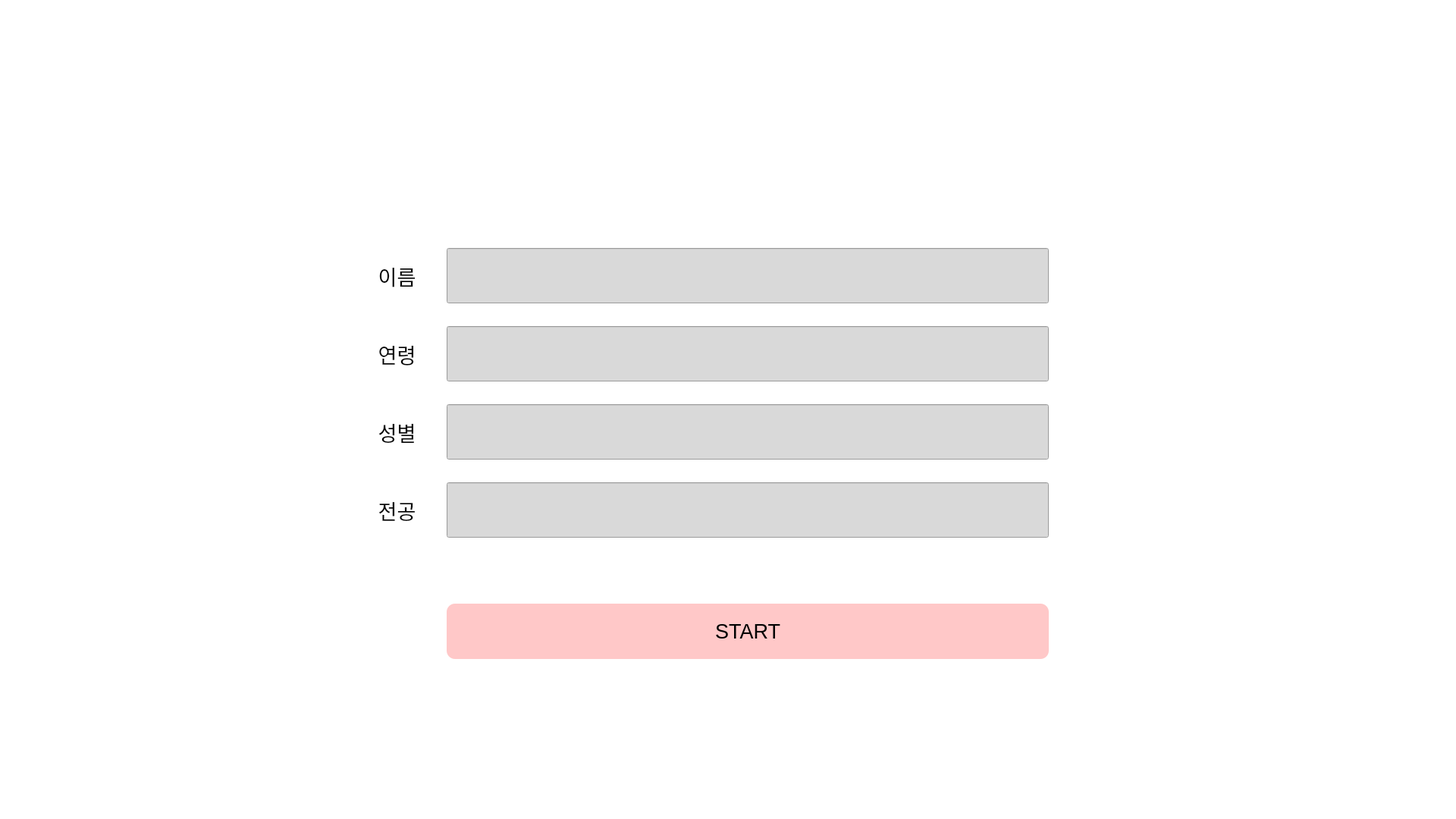
<?xml version="1.0" encoding="UTF-8"?>
<ui version="4.0">
 <class>Monitor_2</class>
 <widget class="QStackedWidget" name="Monitor_2">
  <property name="geometry">
   <rect>
    <x>0</x>
    <y>0</y>
    <width>1920</width>
    <height>1080</height>
   </rect>
  </property>
  <property name="windowTitle">
   <string>StackedWidget</string>
  </property>
  <property name="styleSheet">
   <string notr="true"/>
  </property>
  <widget class="QWidget" name="First_Page">
   <property name="styleSheet">
    <string notr="true">QWidget {
    font-family: 'pretendard';
    font-size: 20pt;
	 background-color: #FFFFFF; 
}
QLineEdit {
    background-color: #D9D9D9; 
}
QPushButton {
    background-color: #FFC8C8; 
	border: none;
	border-radius: 11px;
}</string>
   </property>
   <widget class="QPushButton" name="pushButton">
    <property name="geometry">
     <rect>
      <x>589</x>
      <y>796</y>
      <width>794</width>
      <height>73</height>
     </rect>
    </property>
    <property name="text">
     <string>START</string>
    </property>
   </widget>
   <widget class="QLineEdit" name="lineEdit">
    <property name="geometry">
     <rect>
      <x>589</x>
      <y>327</y>
      <width>794</width>
      <height>73</height>
     </rect>
    </property>
   </widget>
   <widget class="QLineEdit" name="lineEdit_2">
    <property name="geometry">
     <rect>
      <x>589</x>
      <y>430</y>
      <width>794</width>
      <height>73</height>
     </rect>
    </property>
   </widget>
   <widget class="QLineEdit" name="lineEdit_3">
    <property name="geometry">
     <rect>
      <x>589</x>
      <y>533</y>
      <width>794</width>
      <height>73</height>
     </rect>
    </property>
   </widget>
   <widget class="QLineEdit" name="lineEdit_4">
    <property name="geometry">
     <rect>
      <x>589</x>
      <y>636</y>
      <width>794</width>
      <height>73</height>
     </rect>
    </property>
   </widget>
   <widget class="QLabel" name="label">
    <property name="geometry">
     <rect>
      <x>494</x>
      <y>653</y>
      <width>59</width>
      <height>39</height>
     </rect>
    </property>
    <property name="text">
     <string>전공</string>
    </property>
    <property name="scaledContents">
     <bool>false</bool>
    </property>
    <property name="alignment">
     <set>Qt::AlignCenter</set>
    </property>
   </widget>
   <widget class="QLabel" name="label_2">
    <property name="geometry">
     <rect>
      <x>494</x>
      <y>550</y>
      <width>59</width>
      <height>39</height>
     </rect>
    </property>
    <property name="text">
     <string>성별</string>
    </property>
    <property name="alignment">
     <set>Qt::AlignCenter</set>
    </property>
   </widget>
   <widget class="QLabel" name="label_3">
    <property name="geometry">
     <rect>
      <x>494</x>
      <y>447</y>
      <width>59</width>
      <height>39</height>
     </rect>
    </property>
    <property name="text">
     <string>연령</string>
    </property>
    <property name="alignment">
     <set>Qt::AlignCenter</set>
    </property>
   </widget>
   <widget class="QLabel" name="label_4">
    <property name="geometry">
     <rect>
      <x>494</x>
      <y>344</y>
      <width>59</width>
      <height>39</height>
     </rect>
    </property>
    <property name="text">
     <string>이름</string>
    </property>
    <property name="alignment">
     <set>Qt::AlignCenter</set>
    </property>
   </widget>
  </widget>
  <widget class="QWidget" name="Calibration_Notice">
   <property name="styleSheet">
    <string notr="true">QWidget {
    font-family: 'pretendard';
    font-size: 20pt;
	 background-color: #FFFFFF; 
}
QLabel {
    background-color: #D9D9D9; 
}
QPushButton {
    background-color: #FFC8C8; 
	border: none;
	border-radius: 11px;
}</string>
   </property>
   <widget class="QPushButton" name="pushButton_2">
    <property name="geometry">
     <rect>
      <x>589</x>
      <y>796</y>
      <width>794</width>
      <height>73</height>
     </rect>
    </property>
    <property name="text">
     <string>PushButton</string>
    </property>
   </widget>
   <widget class="QLabel" name="label_5">
    <property name="geometry">
     <rect>
      <x>234</x>
      <y>193</y>
      <width>1508</width>
      <height>542</height>
     </rect>
    </property>
    <property name="text">
     <string/>
    </property>
    <property name="pixmap">
     <pixmap>../Image/calibration_notice.png</pixmap>
    </property>
    <property name="alignment">
     <set>Qt::AlignCenter</set>
    </property>
   </widget>
  </widget>
  <widget class="QWidget" name="Rest_1">
   <property name="styleSheet">
    <string notr="true"/>
   </property>
   <widget class="QLabel" name="label_6">
    <property name="geometry">
     <rect>
      <x>0</x>
      <y>0</y>
      <width>1920</width>
      <height>1080</height>
     </rect>
    </property>
    <property name="text">
     <string/>
    </property>
    <property name="pixmap">
     <pixmap>../Image/Rest.png</pixmap>
    </property>
    <property name="scaledContents">
     <bool>true</bool>
    </property>
    <property name="alignment">
     <set>Qt::AlignCenter</set>
    </property>
   </widget>
  </widget>
  <widget class="QWidget" name="Base_Measure">
   <widget class="QLabel" name="label_7">
    <property name="geometry">
     <rect>
      <x>0</x>
      <y>0</y>
      <width>1920</width>
      <height>1080</height>
     </rect>
    </property>
    <property name="text">
     <string/>
    </property>
    <property name="pixmap">
     <pixmap>../Image/base_measure.png</pixmap>
    </property>
    <property name="scaledContents">
     <bool>true</bool>
    </property>
    <property name="alignment">
     <set>Qt::AlignCenter</set>
    </property>
   </widget>
  </widget>
  <widget class="QWidget" name="Min_Measure">
   <widget class="QLabel" name="label_8">
    <property name="geometry">
     <rect>
      <x>0</x>
      <y>0</y>
      <width>1920</width>
      <height>1080</height>
     </rect>
    </property>
    <property name="text">
     <string/>
    </property>
    <property name="pixmap">
     <pixmap>../Image/min_measure.png</pixmap>
    </property>
    <property name="scaledContents">
     <bool>true</bool>
    </property>
    <property name="alignment">
     <set>Qt::AlignCenter</set>
    </property>
   </widget>
  </widget>
  <widget class="QWidget" name="Rest_2">
   <widget class="QLabel" name="label_10">
    <property name="geometry">
     <rect>
      <x>0</x>
      <y>0</y>
      <width>1920</width>
      <height>1080</height>
     </rect>
    </property>
    <property name="text">
     <string/>
    </property>
    <property name="pixmap">
     <pixmap>../Image/Rest.png</pixmap>
    </property>
    <property name="scaledContents">
     <bool>true</bool>
    </property>
    <property name="alignment">
     <set>Qt::AlignCenter</set>
    </property>
   </widget>
  </widget>
  <widget class="QWidget" name="Max_measure">
   <widget class="QLabel" name="label_9">
    <property name="geometry">
     <rect>
      <x>0</x>
      <y>0</y>
      <width>1920</width>
      <height>1080</height>
     </rect>
    </property>
    <property name="text">
     <string/>
    </property>
    <property name="pixmap">
     <pixmap>../Image/max_measure.png</pixmap>
    </property>
    <property name="alignment">
     <set>Qt::AlignCenter</set>
    </property>
   </widget>
  </widget>
  <widget class="QWidget" name="Experiment_Notice">
   <property name="styleSheet">
    <string notr="true">QWidget {
    font-family: 'pretendard';
    font-size: 20pt;
	 background-color: #FFFFFF; 
}
QLabel {
    background-color: #D9D9D9; 
}
QPushButton {
    background-color: #FFC8C8; 
	border: none;
	border-radius: 11px;
}</string>
   </property>
   <widget class="QPushButton" name="pushButton_3">
    <property name="geometry">
     <rect>
      <x>589</x>
      <y>796</y>
      <width>794</width>
      <height>73</height>
     </rect>
    </property>
    <property name="text">
     <string>PushButton</string>
    </property>
   </widget>
   <widget class="QLabel" name="label_11">
    <property name="geometry">
     <rect>
      <x>234</x>
      <y>193</y>
      <width>1508</width>
      <height>542</height>
     </rect>
    </property>
    <property name="text">
     <string/>
    </property>
    <property name="pixmap">
     <pixmap>../Image/experiment_notice.png</pixmap>
    </property>
    <property name="scaledContents">
     <bool>false</bool>
    </property>
    <property name="alignment">
     <set>Qt::AlignCenter</set>
    </property>
   </widget>
  </widget>
  <widget class="QWidget" name="Rest3">
   <widget class="QLabel" name="label_12">
    <property name="geometry">
     <rect>
      <x>0</x>
      <y>0</y>
      <width>1920</width>
      <height>1080</height>
     </rect>
    </property>
    <property name="text">
     <string/>
    </property>
    <property name="pixmap">
     <pixmap>../Image/Rest.png</pixmap>
    </property>
    <property name="scaledContents">
     <bool>true</bool>
    </property>
    <property name="alignment">
     <set>Qt::AlignCenter</set>
    </property>
   </widget>
  </widget>
  <widget class="QWidget" name="Experience_Page">
   <widget class="QLabel" name="label_13">
    <property name="geometry">
     <rect>
      <x>0</x>
      <y>0</y>
      <width>1920</width>
      <height>1080</height>
     </rect>
    </property>
    <property name="text">
     <string>TextLabel</string>
    </property>
    <property name="scaledContents">
     <bool>true</bool>
    </property>
    <property name="alignment">
     <set>Qt::AlignCenter</set>
    </property>
   </widget>
  </widget>
  <widget class="QWidget" name="Last_Page">
   <property name="styleSheet">
    <string notr="true">QWidget {
    font-family: 'pretendard';
    font-size: 20pt;
	 background-color: #FFFFFF; 
}
QLabel {
    background-color: #D9D9D9; 
}
QPushButton {
    background-color: #FFC8C8; 
	border: none;
	border-radius: 11px;
}
</string>
   </property>
   <widget class="QPushButton" name="pushButton_4">
    <property name="geometry">
     <rect>
      <x>589</x>
      <y>796</y>
      <width>794</width>
      <height>73</height>
     </rect>
    </property>
    <property name="text">
     <string>PushButton</string>
    </property>
   </widget>
   <widget class="QLabel" name="label_14">
    <property name="geometry">
     <rect>
      <x>234</x>
      <y>193</y>
      <width>1508</width>
      <height>542</height>
     </rect>
    </property>
    <property name="text">
     <string/>
    </property>
    <property name="pixmap">
     <pixmap>../Image/end_notice.png</pixmap>
    </property>
    <property name="alignment">
     <set>Qt::AlignCenter</set>
    </property>
   </widget>
  </widget>
 </widget>
 <resources/>
 <connections/>
</ui>
